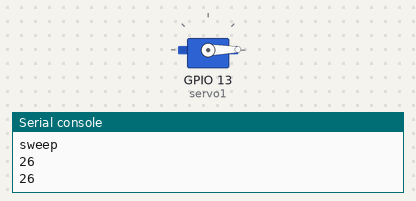
A program run on a simulated ESP32 board running MicroPython. Parts: servo, the last lines printed to the serial console. Servo angles are drawn from the pulse width (0.5 ms = 0°, 2.5 ms = 180°). At 30.1 s the program stops and its outputs stay as they are.

Above: at 0.15 s.
At 20.2 s:
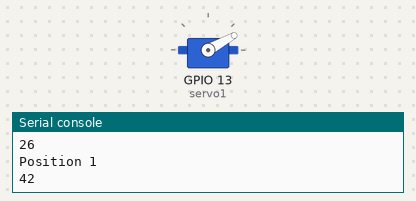
At 24.2 s:
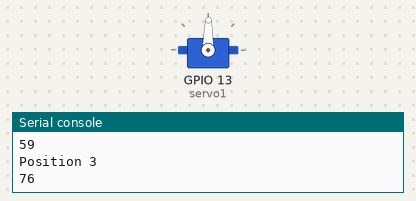
At 28.2 s:
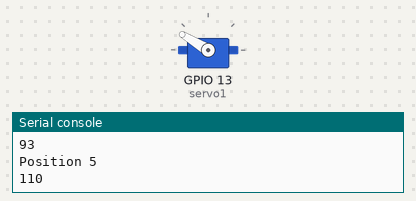
Timing chart, 0 to 29.7 s (numbered marks = the images above):
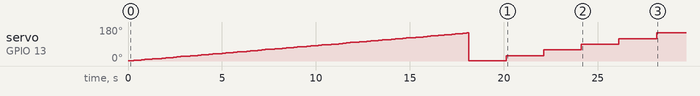

Measured:
- by itself, servo on GPIO 13 (servo1): 1° → 3° at 0.30 s, → 4° 0.20 s later, → 6° 0.20 s later, → 8° 0.20 s later, … (90 changes in this stretch)

The program:

servo_advanced.py
```python
'''
Verbindungen:
Servo (z.B. SG-5010) ... ESP32
Braun                    GND
Rot                      Vin / 5V
Orange                   Signal = Pin D13
'''

import machine
import time

servo1 = machine.PWM(machine.Pin(13), freq=50, duty=0)

def angle2duty(angle):
    # von 0 bis 180
    minDutyValue = 25+1
    maxDutyValue = 130-1 # for SG-5010
    maxDutyValue = 110 # little servo
    calculatedDutyValue = int(minDutyValue + ((angle/180) * (maxDutyValue-minDutyValue)))
    r = max(minDutyValue, min(calculatedDutyValue, maxDutyValue))
    print(r)
    return r

if __name__=="__main__":
    print("sweep")
    for i in range(180+1):
        servo1.duty(angle2duty(i))
        time.sleep(0.1)

    print("Positionen abfahren")
    for i in range(6):
        print("Position {i}".format(i=i))
        servo1.duty(angle2duty(i*36))
        time.sleep(2)
```
